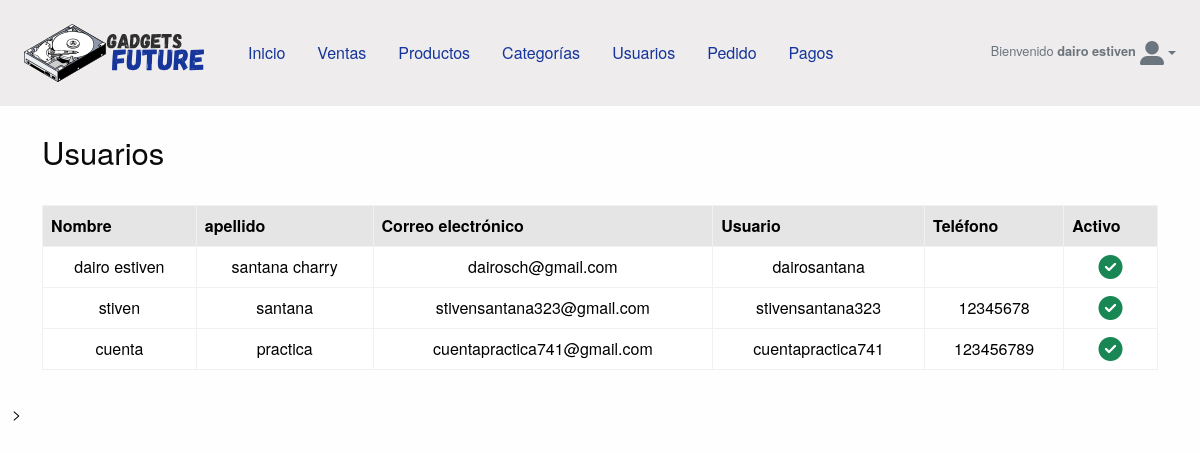
The page /cuenta/admin/usuario/ (signed in) on the database as committed earlier.
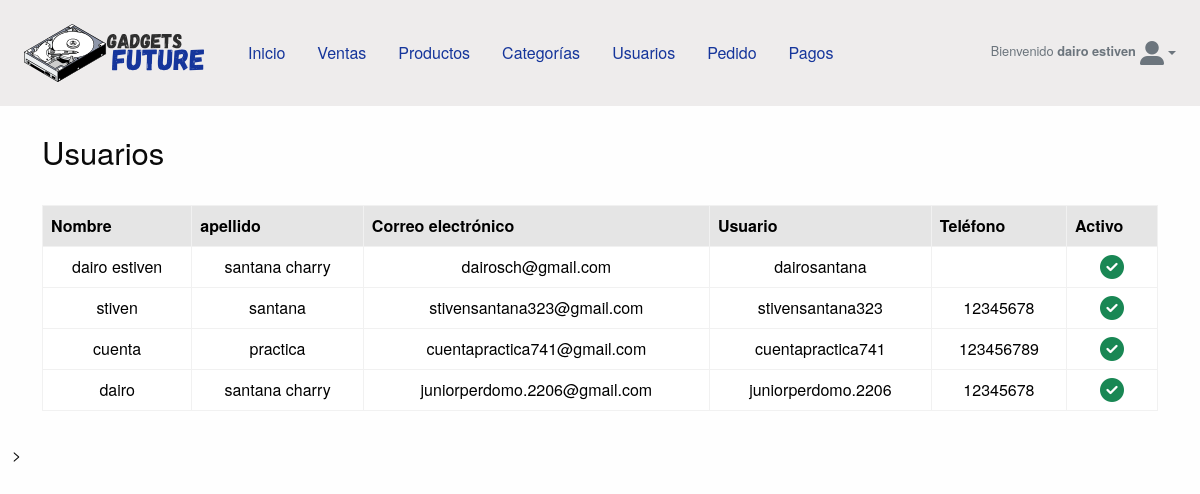
The same page on the database as committed later.
### cuenta/models.py (models this page shows, shortened)
class Cuenta(AbstractBaseUser):
    nombre = models.CharField(max_length=25)
    apellido = models.CharField(max_length=25)
    username = models.CharField(max_length=25, unique=True, verbose_name="usuario")
    correo_electronico = models.EmailField(max_length=50, unique=True)
    telefono = models.CharField(max_length=12)
    inicio_acceso = models.DateField(default=timezone.now)
    ultimo_acceso = models.DateField(default=timezone.now)
    is_staff = models.BooleanField(default=False, verbose_name="usuario")
    is_admin = models.BooleanField(default=False, verbose_name="Administrador")
    is_active = models.BooleanField(default=False, verbose_name="Actvio")
    USERNAME_FIELD = "correo_electronico"
    REQUIRED_FIELDS = ["nombre", "apellido", "username"]
    objects = ManejardorCuenta()
    def __str__(self):
        return self.correo_electronico

### config/decorators.py (the view)
    def wrapper(request, *args, **kwargs):
        cuenta = Cuenta.objects.get(correo_electronico=request.user)
        if cuenta.is_active and cuenta.is_staff and cuenta.is_admin:
            return view_func(request, *args, **kwargs)
        else:
            return redirect("inicio_sesion")

### cuenta/views.py (called while the page is built)
@login_required(login_url="inicio_sesion")
@protect_route
def listar_usuario(request):
    queryset = Cuenta.objects.all()
    if request.method == "POST":
        form = CuentaForms(request.POST)
        if form.is_valid():
            form.save()
            messages.success(request, "Usuario guardada")
            form = CuentaForms()
        else:
            messages.error(
                request,
                "Ha ocurrido un error en el formulario, intenta agregar otra vez al usuario",
            )
    else:
        form = CuentaForms()
    return render(
        request,
        "admin/usuario/lista_usuario.html",
        {"usuario": queryset, "form": form},
    )

### tienda/context_processors.py (called while the page is built)
def enlaces_categorias(request):
    enlace = Categoria.objects.all()
    return dict(enlace_categoria=enlace)

### templates/admin/usuario/lista_usuario.html (shortened to what this page needs)
{% extends 'admin/base_admin.html' %}
{% load static %}
{% block content %}
  <div>
    <div class="container my-3">
      <div class="d-flex justify-content-between my-4">
        <div>
          <h3>Usuarios</h3>
        </div>
      </div>
      <div class="d-flex justify-content-center text-center">
        <div class="col-12">
          <div class="table-responsive">
            <table id="tblAdmin" class="table table-hover table-bordered">
              <thead class="table-active">
                <tr>
                  <th scope="col">Nombre</th>
                  <th scope="col">apellido</th>
                  <th scope="col">Correo electrónico</th>
                  <th scope="col">Usuario</th>
                  <th scope="col">Teléfono</th>
                  <th scope="col">Activo</th>
                </tr>
              </thead>
              <tbody>
                {% for u in usuario %}
                  <tr>
                    <td class="align-middle">
                      <span>{{ u.nombre }}</span>
                    </td>
                    <td class="align-middle">{{ u.apellido }}</td>
                    <td class="align-middle">{{ u.correo_electronico }}</td>
                    <td class="align-middle">{{ u.username }}</td>
                    <td class="align-middle text-center">{{ u.telefono }}</td>
                    <td class="align-middle text-center">
                      {% if u.is_active %}
                        <i class="fas fa-check-circle fa-xl text-success"></i>
                      {% else %}
                        <i class="fas fa-times-circle fa-xl text-danger"></i>
                      {% endif %}
                    </td>
                  </tr>
                {% endfor %}
              </tbody>
            </table>
          </div>
        </div>
      </div>
    </div>>
  </div>
{% endblock %}

### templates/admin/include/menu.html (shortened to what this page needs)
{% load static %}
<div class="text-secondary bg-nav">
  <div class="container-fluid my-4 d-lg-flex align-items-center text-center gap-2">
    <a class="navbar-brand" href="{% url 'dashboard' %}"><img src="{% static 'img/logo.svg' %}" alt="logo" width="180px" /></a>
    <ul class="nav mb-2 mb-lg-0 colors-texto me-auto">
      <li class="nav-item">
        <a class="nav-link" href="{% url 'dashboard' %}">Inicio</a>
      </li>
      <li class="nav-item">
        <a class="nav-link" href="{% url 'lista_venta' %}">Ventas</a>
      </li>
      <li class="nav-item">
        <a class="nav-link" href="{% url 'lista_productos' %}">Productos</a>
      </li>
      <li class="nav-item">
        <a class="nav-link" href="{% url 'lista_categorias' %}">Categorías</a>
      </li>
      <li class="nav-item">
        <a class="nav-link" href="{% url 'lista_usuario' %}">Usuarios</a>
      </li>
      <li class="nav-item">
        <a class="nav-link" href="{% url 'lista_pedido' %}">Pedido</a>
      </li>
      <li class="nav-item">
        <a class="nav-link" href="{% url 'lista_pagos' %}">Pagos</a>
      </li>
    </ul>
    <div class="d-flex ml-auto">
      {% if user.is_authenticated %}
        <small class="py-0 my-0 mx-1">Bienvenido <strong>{{ user.nombre }}</strong></small>
      {% endif %}
      <li class="nav-item dropdown list-unstyled">
        <a class="nav-link dropdown-toggle" href="#" role="button" data-bs-toggle="dropdown" aria-expanded="false"><i class="fa-solid fa-user-large fa-xl"></i></a>
      </li>
    </div>
  </div>
</div>

Rows that differ between the two databases and show on the page:
added Cuenta: nombre "dairo", apellido "santana charry", correo_electronico "juniorperdomo.2206@gmail.com", username "juniorperdomo.2206", telefono "12345678", is_active True (drawn)
